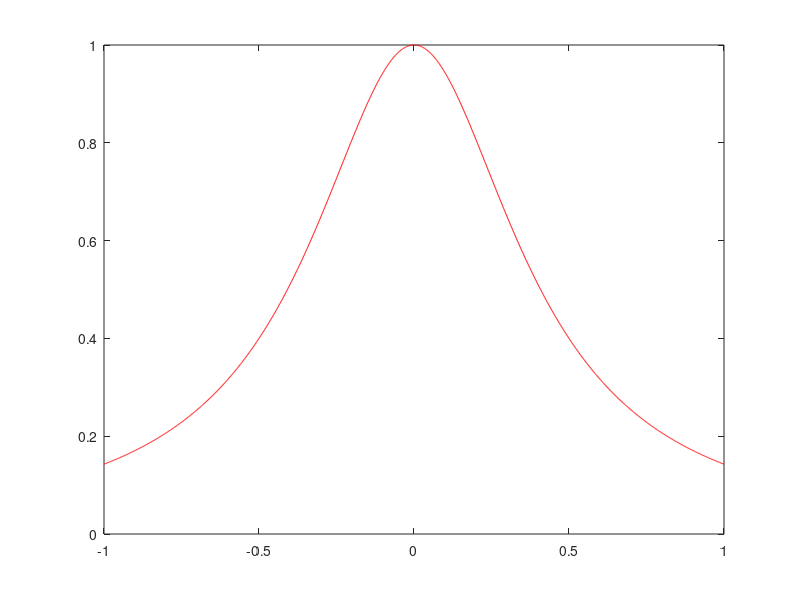

Here is the MATLAB script that generated this plot: (Note: this script raises an error after producing the figure.)
n_max = 10;
t = (-1:0.001:1)';
plot(t,1./(1+6*t.^2),'r');
hold on;
cmap = rand(n_max, 3);

for n=2:n_max
% Compute the interpolation points (Chebyshev)
alpha = zeros(n,1);
lambda = 2*ones(n+1,1);
lambda(1) = 1;
lambda(2) = 1;
beta = ones(n,1);
x = poly_zeros(n,alpha,beta,lambda);

%compute the matrix M which contains the evaluated polynomials
alpha = zeros(n-1,1);
lambda = 2*ones(n-1+1,1);
lambda(1) = 1;
lambda(2) = 1;
beta = ones(n-1,1);

%evaluate the approximation polynomial in the following points


%evaluate the function to approximate in the interpolation points
fx = 1./(1+6*x.^2);

%calculate the function values of the evaluated points
yt = interpolate(x,fx,alpha,beta,lambda,t);
yx = interpolate(x,fx,alpha,beta,lambda,x);

% plot some characteristics
plot(t,yt,'Color',color2(n,:));
pause
end
hold off

